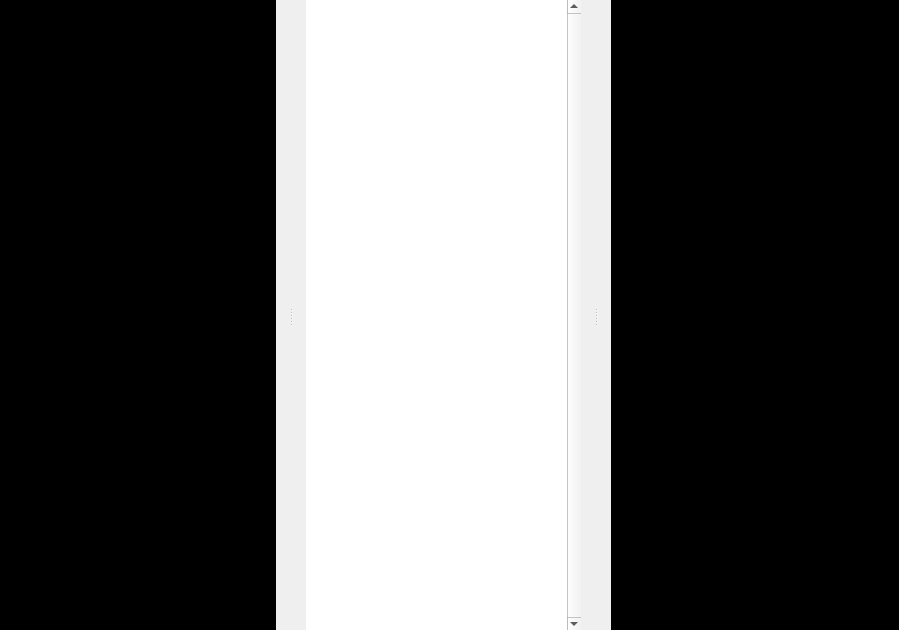
<?xml version="1.0" encoding="UTF-8"?>
<ui version="4.0">
 <class>FullScreen</class>
 <widget class="QDialog" name="FullScreen">
  <property name="windowModality">
   <enum>Qt::ApplicationModal</enum>
  </property>
  <property name="geometry">
   <rect>
    <x>0</x>
    <y>0</y>
    <width>899</width>
    <height>630</height>
   </rect>
  </property>
  <property name="contextMenuPolicy">
   <enum>Qt::NoContextMenu</enum>
  </property>
  <property name="windowTitle">
   <string notr="true"/>
  </property>
  <property name="modal">
   <bool>true</bool>
  </property>
  <widget class="QSplitter" name="splitter_2">
   <property name="geometry">
    <rect>
     <x>0</x>
     <y>0</y>
     <width>901</width>
     <height>631</height>
    </rect>
   </property>
   <property name="orientation">
    <enum>Qt::Horizontal</enum>
   </property>
   <property name="handleWidth">
    <number>30</number>
   </property>
   <widget class="QSplitter" name="splitter">
    <property name="orientation">
     <enum>Qt::Horizontal</enum>
    </property>
    <property name="handleWidth">
     <number>30</number>
    </property>
    <widget class="QGraphicsView" name="graphicsView">
     <property name="palette">
      <palette>
       <active>
        <colorrole role="WindowText">
         <brush brushstyle="SolidPattern">
          <color alpha="255">
           <red>255</red>
           <green>255</green>
           <blue>255</blue>
          </color>
         </brush>
        </colorrole>
        <colorrole role="Button">
         <brush brushstyle="SolidPattern">
          <color alpha="255">
           <red>0</red>
           <green>0</green>
           <blue>0</blue>
          </color>
         </brush>
        </colorrole>
        <colorrole role="Light">
         <brush brushstyle="SolidPattern">
          <color alpha="255">
           <red>0</red>
           <green>0</green>
           <blue>0</blue>
          </color>
         </brush>
        </colorrole>
        <colorrole role="Midlight">
         <brush brushstyle="SolidPattern">
          <color alpha="255">
           <red>0</red>
           <green>0</green>
           <blue>0</blue>
          </color>
         </brush>
        </colorrole>
        <colorrole role="Dark">
         <brush brushstyle="SolidPattern">
          <color alpha="255">
           <red>0</red>
           <green>0</green>
           <blue>0</blue>
          </color>
         </brush>
        </colorrole>
        <colorrole role="Mid">
         <brush brushstyle="SolidPattern">
          <color alpha="255">
           <red>0</red>
           <green>0</green>
           <blue>0</blue>
          </color>
         </brush>
        </colorrole>
        <colorrole role="Text">
         <brush brushstyle="SolidPattern">
          <color alpha="255">
           <red>255</red>
           <green>255</green>
           <blue>255</blue>
          </color>
         </brush>
        </colorrole>
        <colorrole role="BrightText">
         <brush brushstyle="SolidPattern">
          <color alpha="255">
           <red>255</red>
           <green>255</green>
           <blue>255</blue>
          </color>
         </brush>
        </colorrole>
        <colorrole role="ButtonText">
         <brush brushstyle="SolidPattern">
          <color alpha="255">
           <red>255</red>
           <green>255</green>
           <blue>255</blue>
          </color>
         </brush>
        </colorrole>
        <colorrole role="Base">
         <brush brushstyle="SolidPattern">
          <color alpha="255">
           <red>0</red>
           <green>0</green>
           <blue>0</blue>
          </color>
         </brush>
        </colorrole>
        <colorrole role="Window">
         <brush brushstyle="SolidPattern">
          <color alpha="255">
           <red>0</red>
           <green>0</green>
           <blue>0</blue>
          </color>
         </brush>
        </colorrole>
        <colorrole role="Shadow">
         <brush brushstyle="SolidPattern">
          <color alpha="255">
           <red>0</red>
           <green>0</green>
           <blue>0</blue>
          </color>
         </brush>
        </colorrole>
        <colorrole role="AlternateBase">
         <brush brushstyle="SolidPattern">
          <color alpha="255">
           <red>0</red>
           <green>0</green>
           <blue>0</blue>
          </color>
         </brush>
        </colorrole>
        <colorrole role="ToolTipBase">
         <brush brushstyle="SolidPattern">
          <color alpha="255">
           <red>255</red>
           <green>255</green>
           <blue>220</blue>
          </color>
         </brush>
        </colorrole>
        <colorrole role="ToolTipText">
         <brush brushstyle="SolidPattern">
          <color alpha="255">
           <red>0</red>
           <green>0</green>
           <blue>0</blue>
          </color>
         </brush>
        </colorrole>
        <colorrole role="PlaceholderText">
         <brush brushstyle="NoBrush">
          <color alpha="128">
           <red>255</red>
           <green>255</green>
           <blue>255</blue>
          </color>
         </brush>
        </colorrole>
       </active>
       <inactive>
        <colorrole role="WindowText">
         <brush brushstyle="SolidPattern">
          <color alpha="255">
           <red>255</red>
           <green>255</green>
           <blue>255</blue>
          </color>
         </brush>
        </colorrole>
        <colorrole role="Button">
         <brush brushstyle="SolidPattern">
          <color alpha="255">
           <red>0</red>
           <green>0</green>
           <blue>0</blue>
          </color>
         </brush>
        </colorrole>
        <colorrole role="Light">
         <brush brushstyle="SolidPattern">
          <color alpha="255">
           <red>0</red>
           <green>0</green>
           <blue>0</blue>
          </color>
         </brush>
        </colorrole>
        <colorrole role="Midlight">
         <brush brushstyle="SolidPattern">
          <color alpha="255">
           <red>0</red>
           <green>0</green>
           <blue>0</blue>
          </color>
         </brush>
        </colorrole>
        <colorrole role="Dark">
         <brush brushstyle="SolidPattern">
          <color alpha="255">
           <red>0</red>
           <green>0</green>
           <blue>0</blue>
          </color>
         </brush>
        </colorrole>
        <colorrole role="Mid">
         <brush brushstyle="SolidPattern">
          <color alpha="255">
           <red>0</red>
           <green>0</green>
           <blue>0</blue>
          </color>
         </brush>
        </colorrole>
        <colorrole role="Text">
         <brush brushstyle="SolidPattern">
          <color alpha="255">
           <red>255</red>
           <green>255</green>
           <blue>255</blue>
          </color>
         </brush>
        </colorrole>
        <colorrole role="BrightText">
         <brush brushstyle="SolidPattern">
          <color alpha="255">
           <red>255</red>
           <green>255</green>
           <blue>255</blue>
          </color>
         </brush>
        </colorrole>
        <colorrole role="ButtonText">
         <brush brushstyle="SolidPattern">
          <color alpha="255">
           <red>255</red>
           <green>255</green>
           <blue>255</blue>
          </color>
         </brush>
        </colorrole>
        <colorrole role="Base">
         <brush brushstyle="SolidPattern">
          <color alpha="255">
           <red>0</red>
           <green>0</green>
           <blue>0</blue>
          </color>
         </brush>
        </colorrole>
        <colorrole role="Window">
         <brush brushstyle="SolidPattern">
          <color alpha="255">
           <red>0</red>
           <green>0</green>
           <blue>0</blue>
          </color>
         </brush>
        </colorrole>
        <colorrole role="Shadow">
         <brush brushstyle="SolidPattern">
          <color alpha="255">
           <red>0</red>
           <green>0</green>
           <blue>0</blue>
          </color>
         </brush>
        </colorrole>
        <colorrole role="AlternateBase">
         <brush brushstyle="SolidPattern">
          <color alpha="255">
           <red>0</red>
           <green>0</green>
           <blue>0</blue>
          </color>
         </brush>
        </colorrole>
        <colorrole role="ToolTipBase">
         <brush brushstyle="SolidPattern">
          <color alpha="255">
           <red>255</red>
           <green>255</green>
           <blue>220</blue>
          </color>
         </brush>
        </colorrole>
        <colorrole role="ToolTipText">
         <brush brushstyle="SolidPattern">
          <color alpha="255">
           <red>0</red>
           <green>0</green>
           <blue>0</blue>
          </color>
         </brush>
        </colorrole>
        <colorrole role="PlaceholderText">
         <brush brushstyle="NoBrush">
          <color alpha="128">
           <red>255</red>
           <green>255</green>
           <blue>255</blue>
          </color>
         </brush>
        </colorrole>
       </inactive>
       <disabled>
        <colorrole role="WindowText">
         <brush brushstyle="SolidPattern">
          <color alpha="255">
           <red>0</red>
           <green>0</green>
           <blue>0</blue>
          </color>
         </brush>
        </colorrole>
        <colorrole role="Button">
         <brush brushstyle="SolidPattern">
          <color alpha="255">
           <red>0</red>
           <green>0</green>
           <blue>0</blue>
          </color>
         </brush>
        </colorrole>
        <colorrole role="Light">
         <brush brushstyle="SolidPattern">
          <color alpha="255">
           <red>0</red>
           <green>0</green>
           <blue>0</blue>
          </color>
         </brush>
        </colorrole>
        <colorrole role="Midlight">
         <brush brushstyle="SolidPattern">
          <color alpha="255">
           <red>0</red>
           <green>0</green>
           <blue>0</blue>
          </color>
         </brush>
        </colorrole>
        <colorrole role="Dark">
         <brush brushstyle="SolidPattern">
          <color alpha="255">
           <red>0</red>
           <green>0</green>
           <blue>0</blue>
          </color>
         </brush>
        </colorrole>
        <colorrole role="Mid">
         <brush brushstyle="SolidPattern">
          <color alpha="255">
           <red>0</red>
           <green>0</green>
           <blue>0</blue>
          </color>
         </brush>
        </colorrole>
        <colorrole role="Text">
         <brush brushstyle="SolidPattern">
          <color alpha="255">
           <red>0</red>
           <green>0</green>
           <blue>0</blue>
          </color>
         </brush>
        </colorrole>
        <colorrole role="BrightText">
         <brush brushstyle="SolidPattern">
          <color alpha="255">
           <red>255</red>
           <green>255</green>
           <blue>255</blue>
          </color>
         </brush>
        </colorrole>
        <colorrole role="ButtonText">
         <brush brushstyle="SolidPattern">
          <color alpha="255">
           <red>0</red>
           <green>0</green>
           <blue>0</blue>
          </color>
         </brush>
        </colorrole>
        <colorrole role="Base">
         <brush brushstyle="SolidPattern">
          <color alpha="255">
           <red>0</red>
           <green>0</green>
           <blue>0</blue>
          </color>
         </brush>
        </colorrole>
        <colorrole role="Window">
         <brush brushstyle="SolidPattern">
          <color alpha="255">
           <red>0</red>
           <green>0</green>
           <blue>0</blue>
          </color>
         </brush>
        </colorrole>
        <colorrole role="Shadow">
         <brush brushstyle="SolidPattern">
          <color alpha="255">
           <red>0</red>
           <green>0</green>
           <blue>0</blue>
          </color>
         </brush>
        </colorrole>
        <colorrole role="AlternateBase">
         <brush brushstyle="SolidPattern">
          <color alpha="255">
           <red>0</red>
           <green>0</green>
           <blue>0</blue>
          </color>
         </brush>
        </colorrole>
        <colorrole role="ToolTipBase">
         <brush brushstyle="SolidPattern">
          <color alpha="255">
           <red>255</red>
           <green>255</green>
           <blue>220</blue>
          </color>
         </brush>
        </colorrole>
        <colorrole role="ToolTipText">
         <brush brushstyle="SolidPattern">
          <color alpha="255">
           <red>0</red>
           <green>0</green>
           <blue>0</blue>
          </color>
         </brush>
        </colorrole>
        <colorrole role="PlaceholderText">
         <brush brushstyle="NoBrush">
          <color alpha="128">
           <red>255</red>
           <green>255</green>
           <blue>255</blue>
          </color>
         </brush>
        </colorrole>
       </disabled>
      </palette>
     </property>
     <property name="autoFillBackground">
      <bool>true</bool>
     </property>
     <property name="lineWidth">
      <number>0</number>
     </property>
     <property name="backgroundBrush">
      <brush brushstyle="SolidPattern">
       <color alpha="255">
        <red>0</red>
        <green>0</green>
        <blue>0</blue>
       </color>
      </brush>
     </property>
     <property name="foregroundBrush">
      <brush brushstyle="SolidPattern">
       <color alpha="255">
        <red>0</red>
        <green>0</green>
        <blue>0</blue>
       </color>
      </brush>
     </property>
    </widget>
    <widget class="QTextEdit" name="textEdit">
     <property name="frameShape">
      <enum>QFrame::NoFrame</enum>
     </property>
     <property name="frameShadow">
      <enum>QFrame::Plain</enum>
     </property>
     <property name="lineWidth">
      <number>1</number>
     </property>
     <property name="verticalScrollBarPolicy">
      <enum>Qt::ScrollBarAlwaysOn</enum>
     </property>
     <property name="horizontalScrollBarPolicy">
      <enum>Qt::ScrollBarAlwaysOff</enum>
     </property>
     <property name="tabStopWidth">
      <number>20</number>
     </property>
    </widget>
   </widget>
   <widget class="QGraphicsView" name="graphicsView_2">
    <property name="palette">
     <palette>
      <active>
       <colorrole role="WindowText">
        <brush brushstyle="SolidPattern">
         <color alpha="255">
          <red>255</red>
          <green>255</green>
          <blue>255</blue>
         </color>
        </brush>
       </colorrole>
       <colorrole role="Button">
        <brush brushstyle="SolidPattern">
         <color alpha="255">
          <red>0</red>
          <green>0</green>
          <blue>0</blue>
         </color>
        </brush>
       </colorrole>
       <colorrole role="Light">
        <brush brushstyle="SolidPattern">
         <color alpha="255">
          <red>0</red>
          <green>0</green>
          <blue>0</blue>
         </color>
        </brush>
       </colorrole>
       <colorrole role="Midlight">
        <brush brushstyle="SolidPattern">
         <color alpha="255">
          <red>0</red>
          <green>0</green>
          <blue>0</blue>
         </color>
        </brush>
       </colorrole>
       <colorrole role="Dark">
        <brush brushstyle="SolidPattern">
         <color alpha="255">
          <red>0</red>
          <green>0</green>
          <blue>0</blue>
         </color>
        </brush>
       </colorrole>
       <colorrole role="Mid">
        <brush brushstyle="SolidPattern">
         <color alpha="255">
          <red>0</red>
          <green>0</green>
          <blue>0</blue>
         </color>
        </brush>
       </colorrole>
       <colorrole role="Text">
        <brush brushstyle="SolidPattern">
         <color alpha="255">
          <red>255</red>
          <green>255</green>
          <blue>255</blue>
         </color>
        </brush>
       </colorrole>
       <colorrole role="BrightText">
        <brush brushstyle="SolidPattern">
         <color alpha="255">
          <red>255</red>
          <green>255</green>
          <blue>255</blue>
         </color>
        </brush>
       </colorrole>
       <colorrole role="ButtonText">
        <brush brushstyle="SolidPattern">
         <color alpha="255">
          <red>255</red>
          <green>255</green>
          <blue>255</blue>
         </color>
        </brush>
       </colorrole>
       <colorrole role="Base">
        <brush brushstyle="SolidPattern">
         <color alpha="255">
          <red>0</red>
          <green>0</green>
          <blue>0</blue>
         </color>
        </brush>
       </colorrole>
       <colorrole role="Window">
        <brush brushstyle="SolidPattern">
         <color alpha="255">
          <red>0</red>
          <green>0</green>
          <blue>0</blue>
         </color>
        </brush>
       </colorrole>
       <colorrole role="Shadow">
        <brush brushstyle="SolidPattern">
         <color alpha="255">
          <red>0</red>
          <green>0</green>
          <blue>0</blue>
         </color>
        </brush>
       </colorrole>
       <colorrole role="AlternateBase">
        <brush brushstyle="SolidPattern">
         <color alpha="255">
          <red>0</red>
          <green>0</green>
          <blue>0</blue>
         </color>
        </brush>
       </colorrole>
       <colorrole role="ToolTipBase">
        <brush brushstyle="SolidPattern">
         <color alpha="255">
          <red>255</red>
          <green>255</green>
          <blue>220</blue>
         </color>
        </brush>
       </colorrole>
       <colorrole role="ToolTipText">
        <brush brushstyle="SolidPattern">
         <color alpha="255">
          <red>0</red>
          <green>0</green>
          <blue>0</blue>
         </color>
        </brush>
       </colorrole>
       <colorrole role="PlaceholderText">
        <brush brushstyle="NoBrush">
         <color alpha="128">
          <red>255</red>
          <green>255</green>
          <blue>255</blue>
         </color>
        </brush>
       </colorrole>
      </active>
      <inactive>
       <colorrole role="WindowText">
        <brush brushstyle="SolidPattern">
         <color alpha="255">
          <red>255</red>
          <green>255</green>
          <blue>255</blue>
         </color>
        </brush>
       </colorrole>
       <colorrole role="Button">
        <brush brushstyle="SolidPattern">
         <color alpha="255">
          <red>0</red>
          <green>0</green>
          <blue>0</blue>
         </color>
        </brush>
       </colorrole>
       <colorrole role="Light">
        <brush brushstyle="SolidPattern">
         <color alpha="255">
          <red>0</red>
          <green>0</green>
          <blue>0</blue>
         </color>
        </brush>
       </colorrole>
       <colorrole role="Midlight">
        <brush brushstyle="SolidPattern">
         <color alpha="255">
          <red>0</red>
          <green>0</green>
          <blue>0</blue>
         </color>
        </brush>
       </colorrole>
       <colorrole role="Dark">
        <brush brushstyle="SolidPattern">
         <color alpha="255">
          <red>0</red>
          <green>0</green>
          <blue>0</blue>
         </color>
        </brush>
       </colorrole>
       <colorrole role="Mid">
        <brush brushstyle="SolidPattern">
         <color alpha="255">
          <red>0</red>
          <green>0</green>
          <blue>0</blue>
         </color>
        </brush>
       </colorrole>
       <colorrole role="Text">
        <brush brushstyle="SolidPattern">
         <color alpha="255">
          <red>255</red>
          <green>255</green>
          <blue>255</blue>
         </color>
        </brush>
       </colorrole>
       <colorrole role="BrightText">
        <brush brushstyle="SolidPattern">
         <color alpha="255">
          <red>255</red>
          <green>255</green>
          <blue>255</blue>
         </color>
        </brush>
       </colorrole>
       <colorrole role="ButtonText">
        <brush brushstyle="SolidPattern">
         <color alpha="255">
          <red>255</red>
          <green>255</green>
          <blue>255</blue>
         </color>
        </brush>
       </colorrole>
       <colorrole role="Base">
        <brush brushstyle="SolidPattern">
         <color alpha="255">
          <red>0</red>
          <green>0</green>
          <blue>0</blue>
         </color>
        </brush>
       </colorrole>
       <colorrole role="Window">
        <brush brushstyle="SolidPattern">
         <color alpha="255">
          <red>0</red>
          <green>0</green>
          <blue>0</blue>
         </color>
        </brush>
       </colorrole>
       <colorrole role="Shadow">
        <brush brushstyle="SolidPattern">
         <color alpha="255">
          <red>0</red>
          <green>0</green>
          <blue>0</blue>
         </color>
        </brush>
       </colorrole>
       <colorrole role="AlternateBase">
        <brush brushstyle="SolidPattern">
         <color alpha="255">
          <red>0</red>
          <green>0</green>
          <blue>0</blue>
         </color>
        </brush>
       </colorrole>
       <colorrole role="ToolTipBase">
        <brush brushstyle="SolidPattern">
         <color alpha="255">
          <red>255</red>
          <green>255</green>
          <blue>220</blue>
         </color>
        </brush>
       </colorrole>
       <colorrole role="ToolTipText">
        <brush brushstyle="SolidPattern">
         <color alpha="255">
          <red>0</red>
          <green>0</green>
          <blue>0</blue>
         </color>
        </brush>
       </colorrole>
       <colorrole role="PlaceholderText">
        <brush brushstyle="NoBrush">
         <color alpha="128">
          <red>255</red>
          <green>255</green>
          <blue>255</blue>
         </color>
        </brush>
       </colorrole>
      </inactive>
      <disabled>
       <colorrole role="WindowText">
        <brush brushstyle="SolidPattern">
         <color alpha="255">
          <red>0</red>
          <green>0</green>
          <blue>0</blue>
         </color>
        </brush>
       </colorrole>
       <colorrole role="Button">
        <brush brushstyle="SolidPattern">
         <color alpha="255">
          <red>0</red>
          <green>0</green>
          <blue>0</blue>
         </color>
        </brush>
       </colorrole>
       <colorrole role="Light">
        <brush brushstyle="SolidPattern">
         <color alpha="255">
          <red>0</red>
          <green>0</green>
          <blue>0</blue>
         </color>
        </brush>
       </colorrole>
       <colorrole role="Midlight">
        <brush brushstyle="SolidPattern">
         <color alpha="255">
          <red>0</red>
          <green>0</green>
          <blue>0</blue>
         </color>
        </brush>
       </colorrole>
       <colorrole role="Dark">
        <brush brushstyle="SolidPattern">
         <color alpha="255">
          <red>0</red>
          <green>0</green>
          <blue>0</blue>
         </color>
        </brush>
       </colorrole>
       <colorrole role="Mid">
        <brush brushstyle="SolidPattern">
         <color alpha="255">
          <red>0</red>
          <green>0</green>
          <blue>0</blue>
         </color>
        </brush>
       </colorrole>
       <colorrole role="Text">
        <brush brushstyle="SolidPattern">
         <color alpha="255">
          <red>0</red>
          <green>0</green>
          <blue>0</blue>
         </color>
        </brush>
       </colorrole>
       <colorrole role="BrightText">
        <brush brushstyle="SolidPattern">
         <color alpha="255">
          <red>255</red>
          <green>255</green>
          <blue>255</blue>
         </color>
        </brush>
       </colorrole>
       <colorrole role="ButtonText">
        <brush brushstyle="SolidPattern">
         <color alpha="255">
          <red>0</red>
          <green>0</green>
          <blue>0</blue>
         </color>
        </brush>
       </colorrole>
       <colorrole role="Base">
        <brush brushstyle="SolidPattern">
         <color alpha="255">
          <red>0</red>
          <green>0</green>
          <blue>0</blue>
         </color>
        </brush>
       </colorrole>
       <colorrole role="Window">
        <brush brushstyle="SolidPattern">
         <color alpha="255">
          <red>0</red>
          <green>0</green>
          <blue>0</blue>
         </color>
        </brush>
       </colorrole>
       <colorrole role="Shadow">
        <brush brushstyle="SolidPattern">
         <color alpha="255">
          <red>0</red>
          <green>0</green>
          <blue>0</blue>
         </color>
        </brush>
       </colorrole>
       <colorrole role="AlternateBase">
        <brush brushstyle="SolidPattern">
         <color alpha="255">
          <red>0</red>
          <green>0</green>
          <blue>0</blue>
         </color>
        </brush>
       </colorrole>
       <colorrole role="ToolTipBase">
        <brush brushstyle="SolidPattern">
         <color alpha="255">
          <red>255</red>
          <green>255</green>
          <blue>220</blue>
         </color>
        </brush>
       </colorrole>
       <colorrole role="ToolTipText">
        <brush brushstyle="SolidPattern">
         <color alpha="255">
          <red>0</red>
          <green>0</green>
          <blue>0</blue>
         </color>
        </brush>
       </colorrole>
       <colorrole role="PlaceholderText">
        <brush brushstyle="NoBrush">
         <color alpha="128">
          <red>255</red>
          <green>255</green>
          <blue>255</blue>
         </color>
        </brush>
       </colorrole>
      </disabled>
     </palette>
    </property>
    <property name="autoFillBackground">
     <bool>true</bool>
    </property>
    <property name="lineWidth">
     <number>0</number>
    </property>
    <property name="backgroundBrush">
     <brush brushstyle="SolidPattern">
      <color alpha="255">
       <red>0</red>
       <green>0</green>
       <blue>0</blue>
      </color>
     </brush>
    </property>
    <property name="foregroundBrush">
     <brush brushstyle="SolidPattern">
      <color alpha="255">
       <red>0</red>
       <green>0</green>
       <blue>0</blue>
      </color>
     </brush>
    </property>
   </widget>
  </widget>
 </widget>
 <resources/>
 <connections/>
</ui>
